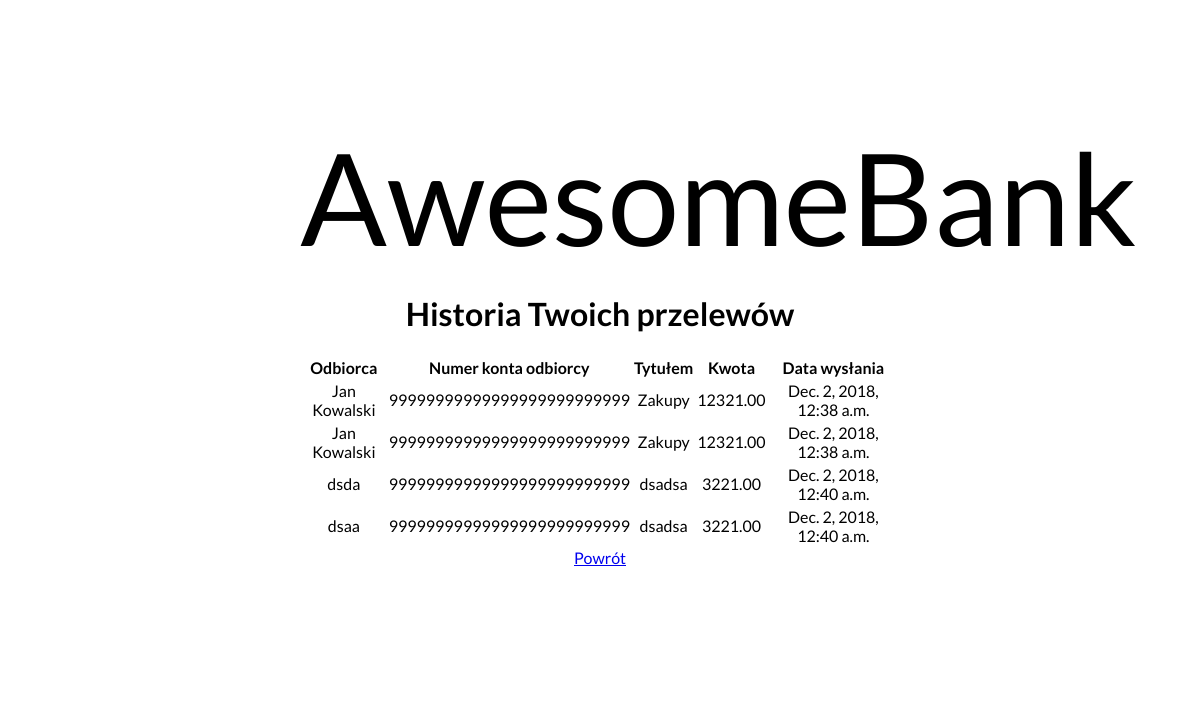
Before: /transfers_history (signed in) with the older database file.
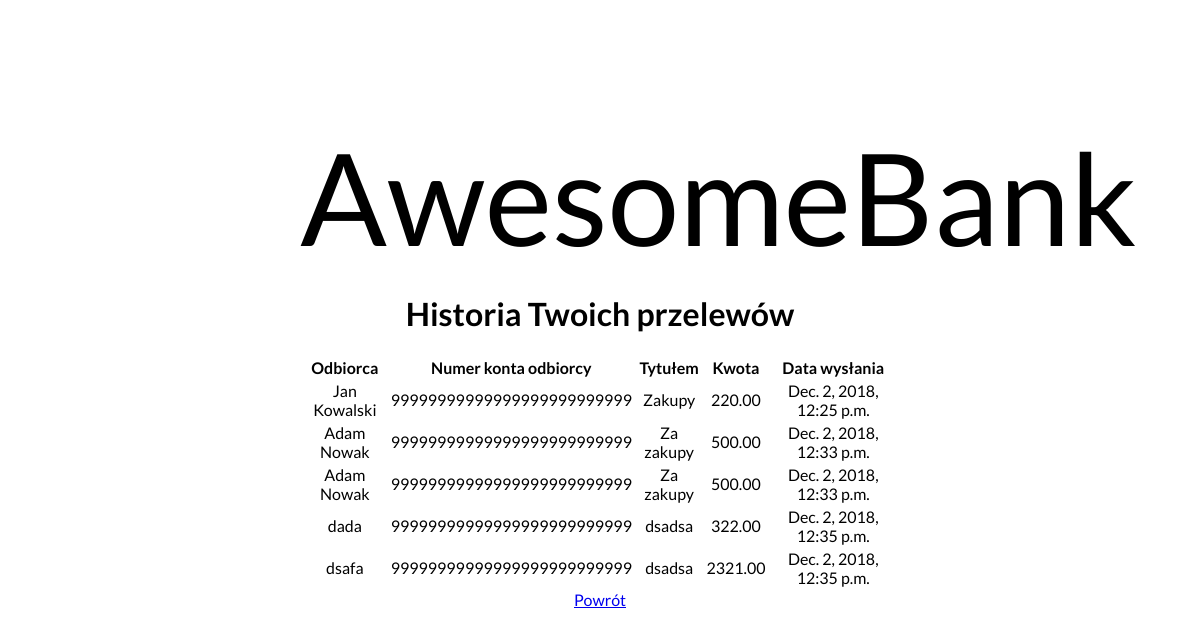
After: the same page with the newer database file.
### AwesomeBank/models.py (models this page shows)
class Transfer(models.Model):
    sender = models.ForeignKey(User, null=False, editable=False, on_delete=models.PROTECT)
    recipient_name = models.CharField(null=False, blank=False, max_length=80)
    recipient_account = models.CharField(null=False, max_length=26)
    title = models.CharField(null=False, blank=False, max_length=120)
    amount = models.DecimalField(null=False, decimal_places=2, max_digits=10)
    date = models.DateTimeField(default=timezone.now)

### AwesomeBank/views.py (the view)
# urls.py: path('transfers_history', transfers_history, name='transfers_history'),
def transfers_history(request):
    transfers = []
    for item in Transfer.objects.all():
        if item.sender_id == request.user.id:
            transfers.append(item)
    context = {
        'transfers': transfers
    }
    return render(request, 'transfers_history.html', context)

### templates/transfers_history.html (shortened to what this page needs)
{% extends 'registration/../temp.html' %}
{% block main_content %}
    {% if user.is_authenticated %}
    <h1>Historia Twoich przelewów</h1>
        <form method="post">
            <table>
                <tr>
                    <th>Odbiorca</th>
                    <th>Numer konta odbiorcy</th>
                    <th>Tytułem</th>
                    <th>Kwota</th>
                    <th>Data wysłania</th>
                 </tr>
            {% for t in transfers %}
                <tr>
                    <td>{{ t.recipient_name }}</td>
                    <td>{{ t.recipient_account }}</td>
                    <td>{{ t.title }}</td>
                    <td>{{ t.amount }}</td>
                    <td>{{ t.date }}</td>
                </tr>
            {% endfor %}
            </table>
        </form>
        <a href="{% url 'transfer_sending' %}">Powrót</a>
    {% else %}
        <p>Nie jesteś zalogowany!</p>
        <a href="{% url 'login' %}">Zaloguj się</a>
        <a href="{% url 'signup' %}">Zarejestruj się</a>
    {% endif %}
{% endblock %}

Changed rows visible on the page:
removed Transfer: recipient_name "Jan Kowalski", recipient_account "99999999999999999999999999", title "Zakupy", amount "12321.00", date "Dec. 2, 2018, 12:38 a.m."
removed Transfer: recipient_name "Jan Kowalski", recipient_account "99999999999999999999999999", title "Zakupy", amount "12321.00", date "Dec. 2, 2018, 12:38 a.m."
removed Transfer: recipient_name "dsda", recipient_account "99999999999999999999999999", title "dsadsa", amount "3221.00", date "Dec. 2, 2018, 12:40 a.m."
removed Transfer: recipient_name "dsaa", recipient_account "99999999999999999999999999", title "dsadsa", amount "3221.00", date "Dec. 2, 2018, 12:40 a.m."
added Transfer: recipient_name "Jan Kowalski", recipient_account "99999999999999999999999999", title "Zakupy", amount "220.00", date "Dec. 2, 2018, 12:25 p.m."
added Transfer: recipient_name "Adam Nowak", recipient_account "99999999999999999999999999", title "Za zakupy", amount "500.00", date "Dec. 2, 2018, 12:33 p.m."
added Transfer: recipient_name "Adam Nowak", recipient_account "99999999999999999999999999", title "Za zakupy", amount "500.00", date "Dec. 2, 2018, 12:33 p.m."
added Transfer: recipient_name "dada", recipient_account "99999999999999999999999999", title "dsadsa", amount "322.00", date "Dec. 2, 2018, 12:35 p.m."
added Transfer: recipient_name "dsafa", recipient_account "99999999999999999999999999", title "dsadsa", amount "2321.00", date "Dec. 2, 2018, 12:35 p.m."
